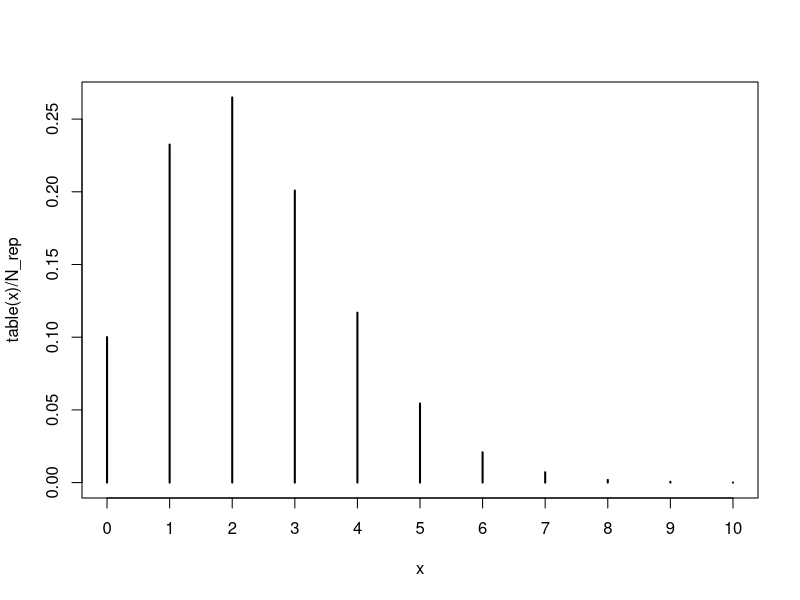
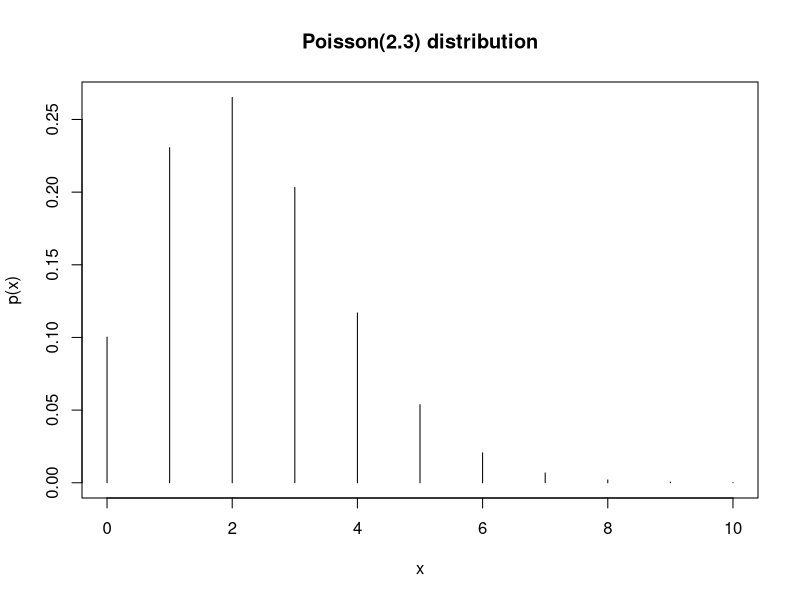
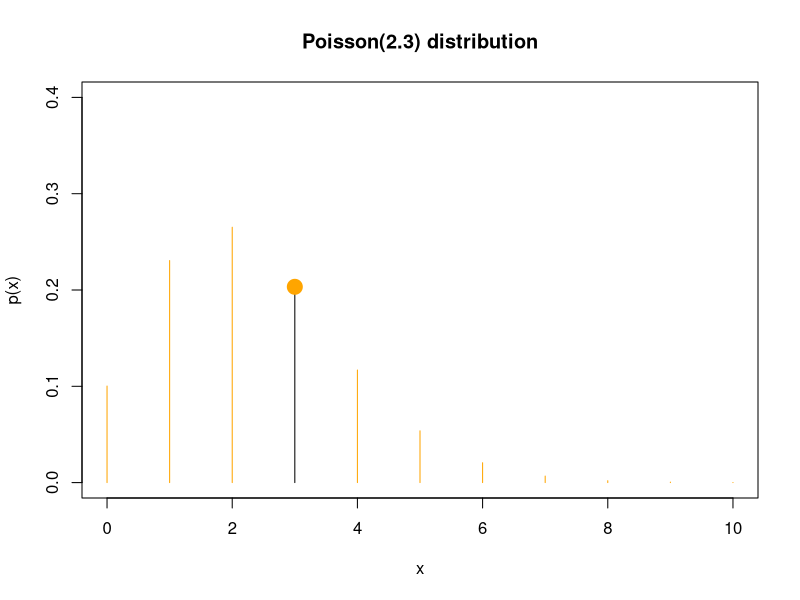
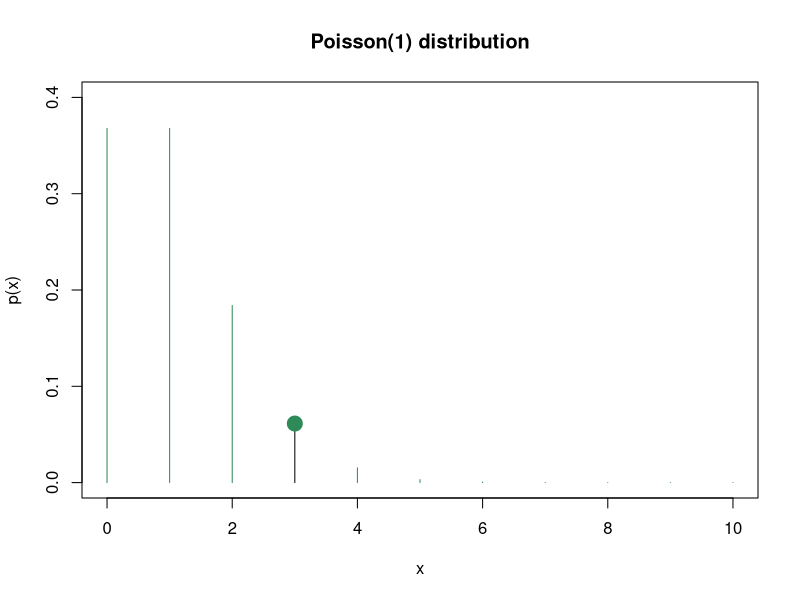
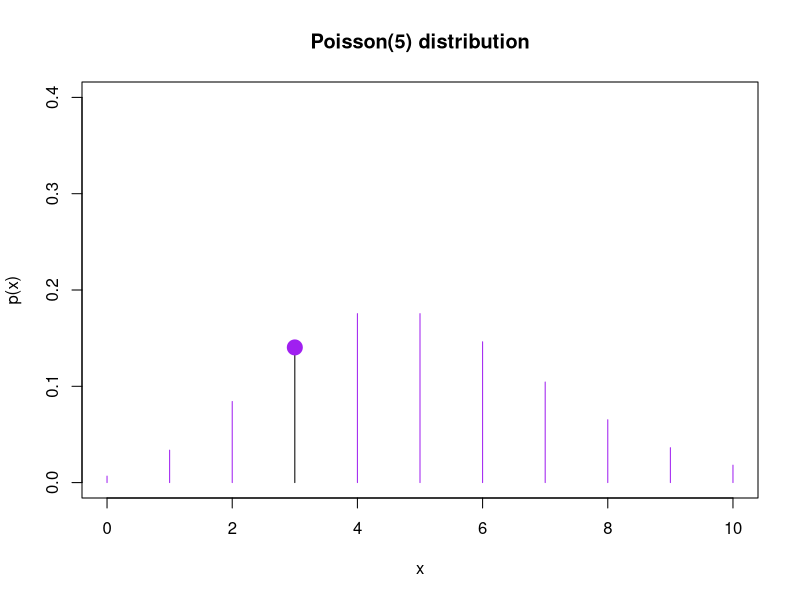
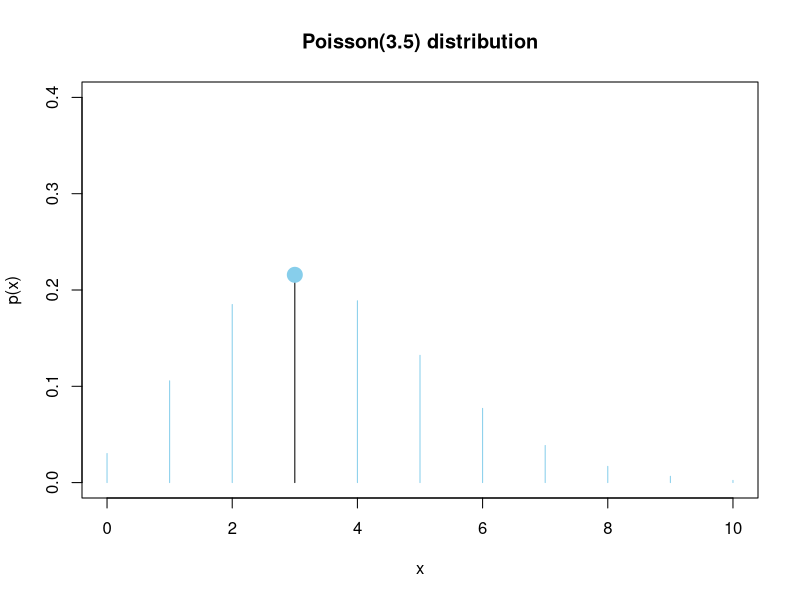
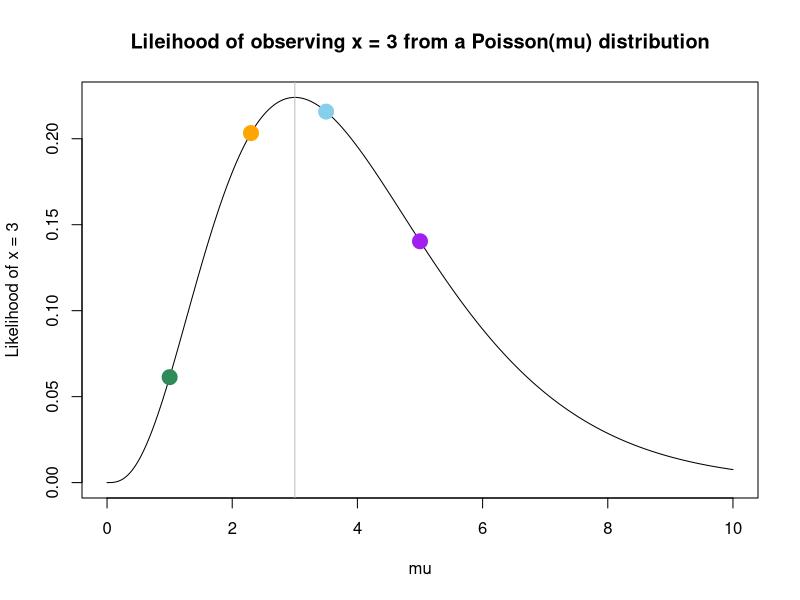

Generate these figures, in order, with R:
## ---- chunk 1
N_rep = 100000

mu = 2.3

x = rpois(N_rep, mu)

x[1:20]

table(x) / N_rep

plot(table(x) / N_rep, type = "h")

sum(x == 0) / N_rep

mean(x)

var(x)
## ---- chunk 2
plot(0:10, dpois(0:10, 2.3), type = "h",
     xlab = "x",
     ylab = "p(x)",
     main = "Poisson(2.3) distribution")
## ---- chunk 3
dpois(3, 2.3)

mu = 2.3

x_observed = 3

x_possible = 0:10

plot(x_possible, dpois(x_possible, mu), type = "h",
     col = ifelse(x_possible == x_observed, "black", "orange"),
     xlab = "x",
     ylab = "p(x)",
     ylim = c(0, 0.4),
     main = paste("Poisson(", mu, ") distribution", sep =""))
points(x_observed, dpois(x_observed, mu), col = "orange", cex = 2, pch = 19)

## ---- chunk 4
dpois(3, 1)

mu = 1

x_observed = 3

x_possible = 0:10

plot(x_possible, dpois(x_possible, mu), type = "h",
     col = ifelse(x_possible == x_observed, "black", "seagreen"),
     xlab = "x",
     ylab = "p(x)",
     ylim = c(0, 0.4),
     main = paste("Poisson(", mu, ") distribution", sep =""))
points(x_observed, dpois(x_observed, mu), col = "seagreen", cex = 2, pch = 19)

## ---- chunk 5
dpois(3, 5)

mu = 5

x_observed = 3

x_possible = 0:10

plot(x_possible, dpois(x_possible, mu), type = "h",
     col = ifelse(x_possible == x_observed, "black", "purple"),
     xlab = "x",
     ylab = "p(x)",
     ylim = c(0, 0.4),
     main = paste("Poisson(", mu, ") distribution", sep =""))
points(x_observed, dpois(x_observed, mu), col = "purple", cex = 2, pch = 19)

## ---- chunk 6
dpois(3, 3.5)

mu = 3.5

x_observed = 3

x_possible = 0:10

plot(x_possible, dpois(x_possible, mu), type = "h",
     col = ifelse(x_possible == x_observed, "black", "skyblue"),
     xlab = "x",
     ylab = "p(x)",
     ylim = c(0, 0.4),
     main = paste("Poisson(", mu, ") distribution", sep =""))
points(x_observed, dpois(x_observed, mu), col = "skyblue", cex = 2, pch = 19)

## ---- chunk 7
mu = seq(0, 10, 0.01)

x_observed = 3

plot(mu,
     dpois(x_observed, mu),
     type = "l",
     xlab = "mu",
     ylab = "Likelihood of x = 3",
     main = "Lileihood of observing x = 3 from a Poisson(mu) distribution")
points(c(2.3, 1, 5, 3.5),
       dpois(x_observed, c(2.3, 1, 5, 3.5)),
       pch = 19, cex = 2,
       col = c("orange", "seagreen", "purple", "skyblue"))
abline(v = x_observed, col = "gray", cex = 3)
